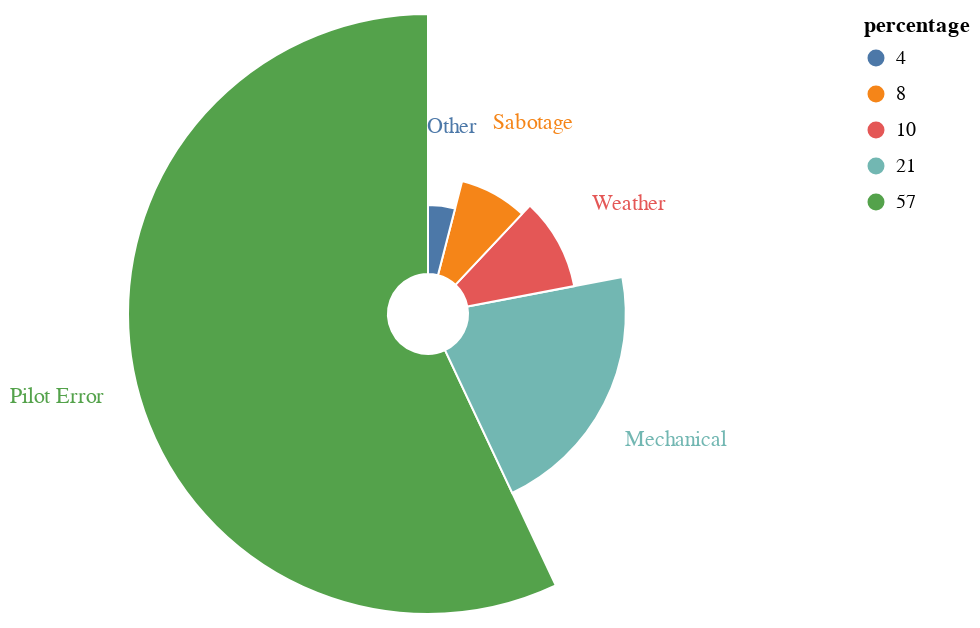

Notebook source saved alongside this figure:
### Code cell
import altair as alt
import pandas as pd

data = pd.DataFrame({"reason": ['Pilot Error', 'Mechanical', 'Weather', 'Sabotage', 'Other'], "percentage": [57, 21, 10, 8, 4]})

base = alt.Chart(data).encode(
    theta=alt.Theta("percentage:Q", stack=True),
    radius=alt.Radius("percentage", scale=alt.Scale(type="sqrt", zero=True, rangeMin=20)),
    color="percentage:N",
    opacity=alt.OpacityValue(0.8),
)

c1 = base.mark_arc(innerRadius=20, stroke="#fff")
c2 = base.mark_text(radiusOffset=20).encode(text="reason:N")

c1 + c2

### Figure 1 — Vega-Lite specification as saved in the notebook (floating-point values rounded to 4 significant figures)
{"config": {"view": {"continuousWidth": 400, "continuousHeight": 300}}, "layer": [{"mark": {"type": "arc", "innerRadius": 20, "stroke": "#fff"}, "encoding": {"color": {"field": "percentage", "type": "nominal"}, "radius": {"field": "percentage", "scale": {"rangeMin": 20, "type": "sqrt", "zero": true}, "type": "quantitative"}, "theta": {"field": "percentage", "stack": true, "type": "quantitative"}}}, {"mark": {"type": "text", "radiusOffset": 40}, "encoding": {"color": {"field": "percentage", "type": "nominal"}, "radius": {"field": "percentage", "scale": {"rangeMin": 20, "type": "sqrt", "zero": true}, "type": "quantitative"}, "text": {"field": "reason", "type": "nominal"}, "theta": {"field": "percentage", "stack": true, "type": "quantitative"}}}], "data": {"name": "data-01799b9636d8c3418536e59a4592786c"}, "$schema": "https://vega.github.io/schema/vega-lite/v4.17.0.json", "datasets": {"data-01799b9636d8c3418536e59a4592786c": [{"reason": "Pilot Error", "percentage": 57}, {"reason": "Mechanical", "percentage": 21}, {"reason": "Weather", "percentage": 10}, {"reason": "Sabotage", "percentage": 8}, {"reason": "Other", "percentage": 4}]}}
